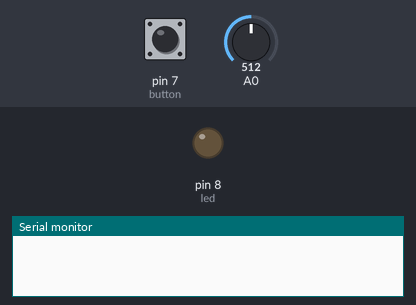
The sketch below on a simulated Arduino Uno, built with avr-gcc and run on an emulated ATmega328P. Shown: output pins drawn as LEDs (lit = HIGH), the last lines printed to the serial monitor. Inputs (shaded band) come from the test bench; at power-on: pin 7 (button) LOW, A0 = 512.

Above: at 1.2 s.
1.3 s: pin 7 (button) pulled HIGH for 0.15 s
At 1.8 s:
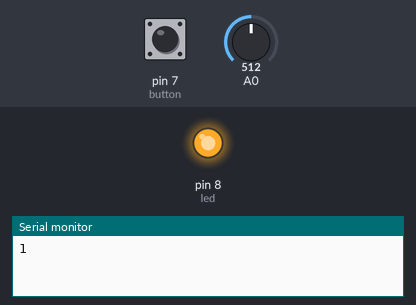
2.9 s: pin 7 (button) pulled HIGH for 1 s
At 4.3 s:
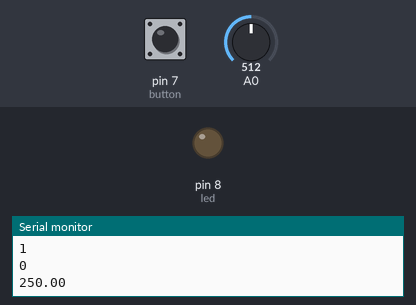
5.4 s: pin 7 (button) pulled HIGH for 3.2 s
At 6.2 s:
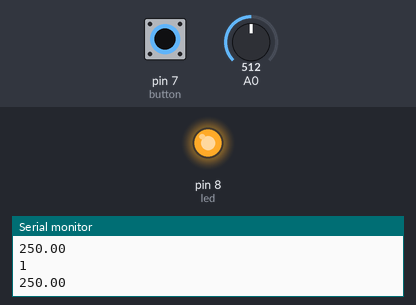
Timing chart, 0 to 8.4 s (numbered marks = the images above; inputs shaded):
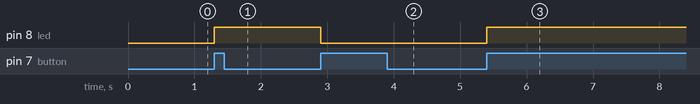

Measured:
- after the input at 1.3 s, pin 8 (led): LOW → HIGH at once
- after the input at 2.9 s, pin 8 (led): HIGH → LOW at once
- after the input at 5.4 s, pin 8 (led): LOW → HIGH at once

The sketch:

sketch_jun25a.ino
```cpp
int led=8;
int button=7;
int flag=0;
float temp;
int state=LOW;
long previousMillis = 0;
long interval = 3000;
void setup(){
              Serial.begin(9600);
              pinMode(led,OUTPUT);
              pinMode(button,INPUT);

             }
void my_function()
{
   unsigned long currentMillis = millis();
   temp = analogRead(A0);
   if(currentMillis-previousMillis >= interval)
   {
    previousMillis=currentMillis;
    temp =temp * 0.48828125;
    Serial.println(temp);
   }
  int v = digitalRead(button);
  if(v==HIGH && flag==0)
  {
    state = ! state;
    Serial.println(state);
    digitalWrite(led,state);
    flag=1;

  }
  else if(v==LOW && flag==1)
  {
    flag=0;
  }
}

void loop(){

  my_function();
    }
```
